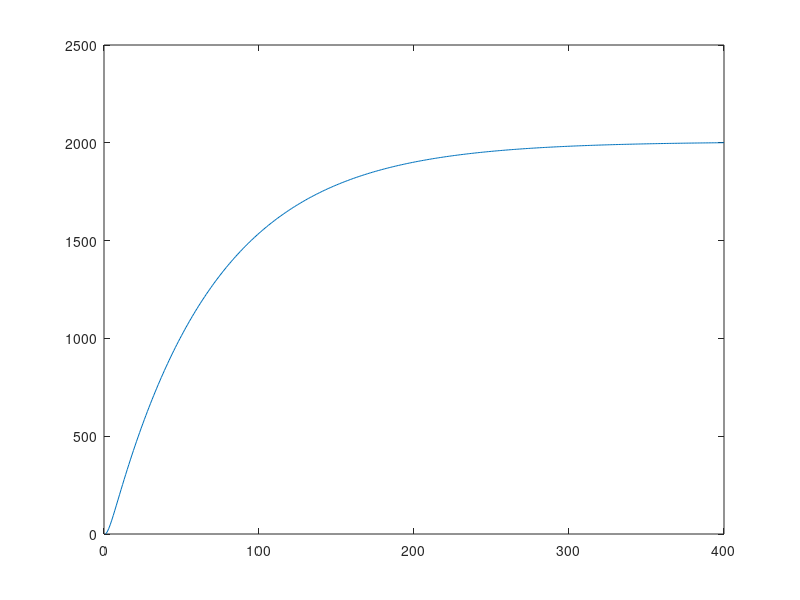

The MATLAB script that drew this image:
clc;
clear;
close all;
%F1

K=0.5;
J=0.009;
R=3.4;
r=0.0125;
L=0.47;
d=0.15;
Km=150;
a=0.5*(K^2/(J*R));
Gm=tf([K/(J*R)], [1, K^2/(J*R), 0]);
C0 = tf([Km, Km*a], 1);
Gb = tf([(5/7)*9.81*(r/L)],[1, d, 0]);
Gth=feedback(C0*Gm,1);
%Gth=minreal(Gth,0.0001);
G = Gth*Gb;

%F2

%F3
G1pz =c2d(G, 1/10, 'zoh');

G2pz = minreal(G1pz, 0.0001);

%F5

%Impulse G2pz
impulse(G2pz);
xlim([0.0 40])
xlabel('temps');
ylabel('G2p(z)');
title('G2p(z)');

[num, den] = tfdata(G2pz, 'v');

%Controllable form
Ac = [0 1 0; 0 0 1; -den(4) -den(3) -den(2)];
Bc = [0; 0; 1];
Cc = [num(4) num(3) num(2)];
Dc = 0;
sc = ss(Ac, Bc, Cc, Dc, 1/10);
[Vc, Dc] = eig(Ac);
V_1c=inv(Vc);





y_kc = zeros(1,400);
x_0c=[0;0;0];
for i = 1:400
    phita = Vc*(Dc^i)*V_1c;
    phita_1 = Vc*(Dc^(i-1))*V_1c;
    x_k = phita*x_0c + phita_1*Bc;
    y_kc(i) = Cc*x_k;
end;
plot(y_kc);
    


%tm = Vo*(Do^k)*V_1o;
%CO = ctrb(sc);

%Observable Form
Ao = [0 0 -den(4); 1 0 -den(3); 0 1 -den(2)];
Bo = [num(4);num(3);num(2)];
Co = [0 0 1];
Do = 0;
so = ss(Ao, Bo, Co, Do);

[Vo, Do] = eig(Ao);
V_1o=inv(Vo);




y_ko = zeros(1,400);
x_0o=[0;0;0];
for i = 1:400
    phita = Vo*(Do^i)*V_1o;
    phita_1 = Vo*(Do^(i-1))*V_1o;
    x_k = phita*x_0o + phita_1*Bo;
    y_ko(i) = Co*x_k;
end;
plot(y_ko);

%F6

%Controllable form

y_kc2 = zeros(1,400);
x_0c2=[10;0;0];
for i = 1:400
    phita = Vc*(Dc^i)*V_1c;
    phita_1 = Vc*(Dc^(i-1))*V_1c;
    x_k = phita*x_0c2 + phita_1*Bc;
    y_kc2(i) = Cc*x_k;
end;
plot(y_kc2);
    


%Observable Form

y_ko2 = zeros(1,400);
x_0o2=[10;0;0];
for i = 1:400
    phita = Vo*(Do^i)*V_1o;
    phita_1 = Vo*(Do^(i-1))*V_1o;
    x_k = phita*x_0o2 + phita_1*Bo;
    y_ko2(i) = Co*x_k;
end;
plot(y_ko2);
